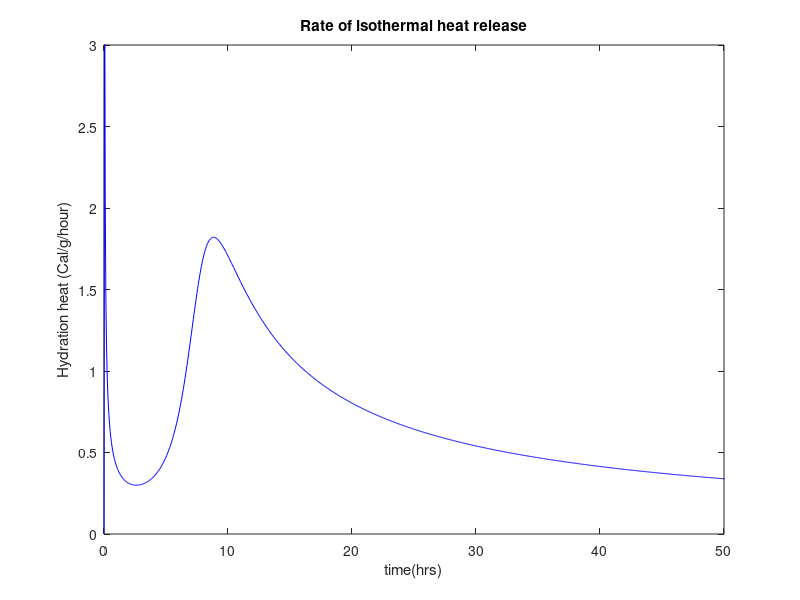

The MATLAB script that drew this image:
%% Effect of radius on isothermal heat release

%% General properties
Rho_ce = 3.16; %g/cm3 == density of cement
Rho_w = 1; %g/cm3 == density of water
v_cbw = 0.25; %gmass of chemically bound water/gcement
wg = 0.15; %gmass of physically bound water/gcement
T_initial = 293; %K == initial temp

wc_ratio = 0.5;% Water to cement ration
k_3 = (0.4/wc_ratio);

%% Time discretization
t = 500; %hrs
nt = 10000; %no of time steps
delta_t = t/nt; %time step
r = (t/delta_t)+1; %total no of time steps
t_vec = 0:delta_t:t; %time vector

%% Cement composition
C3S = 54;
C2S = 19;
C3A = 11;
C4AF = 10;
Gypsum = 6;

% C3S = 62;
% C2S = 15;
% C3A = 8;
% C4AF = 9;
% Gypsum = 6;

r0 = 9*10^-4;%radius in cm
% r0 = 6.18*10^-4;

%% Kinetic parameters
beta_1 = 1000;
beta_2 = 1000;
E_R = 5400;
beta_3 = 7500;

% beta_1 = 9;
% beta_2 = 804;
% E_R = 6000;
% beta_3 = 5942;

R3(1,1) = (((6*10^-12)*(C3S + C3A)) + (2*10^-10))*exp(-beta_1*((1/T_initial)-(1/293)));
% S3(1,1) = (0.0003*C3S + 0.0186)*exp(-beta_2*((1/T_initial)-(1/293)));
S3(1,1) = 0.3;
T3(1,1) = 7*r0/((7*10^-10 - (8*10^-12)*C2S)*(exp(-beta_3*((1/T_initial)-(1/293)))));
U3(1,1) = 0.55/(((8*10^-8)*C3S + (10^-6))*exp(-E_R*((1/T_initial)-(1/293))));

% R3(1,1) = (3.5*10^-10)*exp(-beta_1*((1/T_initial)-(1/293)));
% S3(1,1) = (2.82*10^-2)*exp(-beta_2*((1/T_initial)-(1/293)));
% T3(1,1) = r0/((3*10^-11)*(exp(-beta_3*((1/T_initial)-(1/293)))));
% U3(1,1) = 1/((2.5*10^-6)*exp(-E_R*((1/T_initial)-(1/293))));
%% Alpha initialization
alpha_mat = zeros(101, r);
dalphadt = zeros(101, r);
dQ_mat = zeros(101, r);

dalphadt(:, 1) = 0;
alpha_mat(:, 1) = 0;

%% Total heat of hydration
He = (120*C3S + 62*C2S + 100*C4AF + 320*(C3A+Gypsum))*0.01;%Cal/g

%% Experimental results


%% Integrate using explicit method

for idx = 2:r-1

        alpha_mat(1,idx) = alpha_mat(1, idx-1) + dalphadt(1, idx-1)*delta_t;%first boundary isothermal case    
        
        dalphadt(1, idx) = ((3*Rho_w/(r0*Rho_ce*(v_cbw+wg))) * power(1 - k_3 * alpha_mat(1, idx), (2.6-4*wc_ratio))) / ((1 / ((R3(1,1) * power(alpha_mat(1, idx), -1.5)) + S3(1,1) * power(alpha_mat(1, idx), 3))) + T3(1,1) / log(alpha_mat(1, idx)) + U3(1,1) * power(1 - alpha_mat(1, idx), -2/3) - T3(1,1) * power(1 - alpha_mat(1, idx), -1/3) / log(alpha_mat(1, idx)));    
        dQ_mat(1, idx) = He*dalphadt(1, idx);
        dalphadt(1, end) = dalphadt(1, end-1);
        
      
end

%% Plot
% figure(1)
% plot(t_vec(1,:),dalphadt(1,:),'r');
% xlabel('time(hrs)');
% ylabel('dalpha/dt');
% title('dalpha/dt vs time for isothermal condition');
% axis([0 50 0 0.02]);
% hold on;
% figure(2)
% plot(t_vec(1,:), alpha_mat(1,:),'g');
% xlabel('time(hrs)');
% ylabel('alpha');
% title('alpha vs time for isothermal condition');
% hold on;
figure(3)
plot(t_vec(1,:), dQ_mat(1,:), 'b');
xlabel('time(hrs)');
ylabel('Hydration heat (Cal/g/hour)');
title('Rate of isothermal heat release');
axis([0 50 0 3]);
hold on;
% scatter(Time(:,1), dQ_dt(:,1));
% legend('Predicted', 'Experimental');


